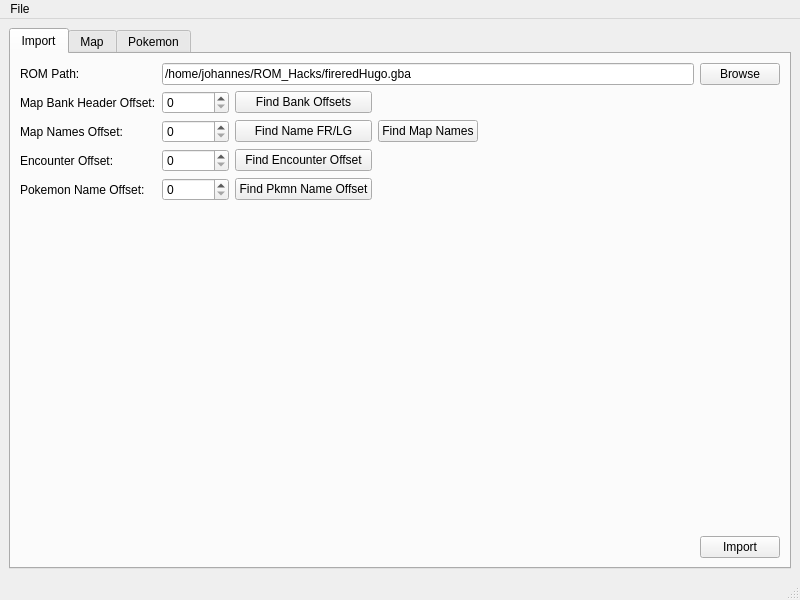
<?xml version="1.0" encoding="UTF-8"?>
<ui version="4.0">
 <class>MainWindow</class>
 <widget class="QMainWindow" name="MainWindow">
  <property name="geometry">
   <rect>
    <x>0</x>
    <y>0</y>
    <width>800</width>
    <height>600</height>
   </rect>
  </property>
  <property name="acceptDrops">
   <bool>true</bool>
  </property>
  <property name="windowTitle">
   <string>YaRHT</string>
  </property>
  <widget class="QWidget" name="centralwidget">
   <layout class="QGridLayout" name="gridLayout">
    <item row="0" column="0">
     <widget class="QTabWidget" name="tabWidget">
      <property name="acceptDrops">
       <bool>true</bool>
      </property>
      <property name="currentIndex">
       <number>0</number>
      </property>
      <widget class="QWidget" name="tab_9">
       <property name="acceptDrops">
        <bool>true</bool>
       </property>
       <attribute name="title">
        <string>Import</string>
       </attribute>
       <layout class="QGridLayout" name="gridLayout_11">
        <item row="0" column="0">
         <layout class="QGridLayout" name="gridLayout_3">
          <item row="3" column="0">
           <widget class="QLabel" name="label_5">
            <property name="text">
             <string>Encounter Offset:</string>
            </property>
           </widget>
          </item>
          <item row="1" column="4">
           <spacer name="horizontalSpacer">
            <property name="orientation">
             <enum>Qt::Horizontal</enum>
            </property>
            <property name="sizeHint" stdset="0">
             <size>
              <width>40</width>
              <height>20</height>
             </size>
            </property>
           </spacer>
          </item>
          <item row="2" column="0">
           <widget class="QLabel" name="label_3">
            <property name="text">
             <string>Map Names Offset:</string>
            </property>
           </widget>
          </item>
          <item row="5" column="0">
           <spacer name="verticalSpacer">
            <property name="orientation">
             <enum>Qt::Vertical</enum>
            </property>
            <property name="sizeHint" stdset="0">
             <size>
              <width>20</width>
              <height>40</height>
             </size>
            </property>
           </spacer>
          </item>
          <item row="6" column="0" colspan="6">
           <layout class="QHBoxLayout" name="horizontalLayout">
            <item>
             <spacer name="horizontalSpacer_2">
              <property name="orientation">
               <enum>Qt::Horizontal</enum>
              </property>
              <property name="sizeHint" stdset="0">
               <size>
                <width>40</width>
                <height>20</height>
               </size>
              </property>
             </spacer>
            </item>
            <item>
             <widget class="QPushButton" name="button_import">
              <property name="text">
               <string>Import</string>
              </property>
             </widget>
            </item>
           </layout>
          </item>
          <item row="1" column="0">
           <widget class="QLabel" name="label">
            <property name="text">
             <string>Map Bank Header Offset:</string>
            </property>
           </widget>
          </item>
          <item row="4" column="2">
           <widget class="QPushButton" name="button_find_pokemon_name_offset">
            <property name="text">
             <string>Find Pkmn Name Offset</string>
            </property>
           </widget>
          </item>
          <item row="2" column="3">
           <widget class="QPushButton" name="button_find_map_names">
            <property name="text">
             <string>Find Map Names</string>
            </property>
           </widget>
          </item>
          <item row="2" column="1">
           <widget class="HexSpin" name="spin_map_names_offset"/>
          </item>
          <item row="2" column="2">
           <widget class="QPushButton" name="button_name_FR_LG">
            <property name="text">
             <string>Find Name FR/LG</string>
            </property>
           </widget>
          </item>
          <item row="4" column="1">
           <widget class="HexSpin" name="spin_pokemon_name_offset"/>
          </item>
          <item row="0" column="1" colspan="4">
           <widget class="QLineEdit" name="line_path">
            <property name="text">
             <string>/home/johannes/ROM_Hacks/fireredHugo.gba</string>
            </property>
           </widget>
          </item>
          <item row="0" column="0">
           <widget class="QLabel" name="label_2">
            <property name="text">
             <string>ROM Path:</string>
            </property>
           </widget>
          </item>
          <item row="4" column="0">
           <widget class="QLabel" name="label_4">
            <property name="text">
             <string>Pokemon Name Offset:</string>
            </property>
           </widget>
          </item>
          <item row="0" column="5">
           <widget class="QPushButton" name="button_browse">
            <property name="text">
             <string>Browse</string>
            </property>
           </widget>
          </item>
          <item row="1" column="2">
           <widget class="QPushButton" name="button_find_bank_offsets">
            <property name="text">
             <string>Find Bank Offsets</string>
            </property>
           </widget>
          </item>
          <item row="1" column="1">
           <widget class="HexSpin" name="spin_map_bank_header_offset">
            <property name="maximum">
             <number>16777216</number>
            </property>
           </widget>
          </item>
          <item row="3" column="1">
           <widget class="HexSpin" name="spin_encounter_offset"/>
          </item>
          <item row="3" column="2">
           <widget class="QPushButton" name="button_find_encounter_offset">
            <property name="text">
             <string>Find Encounter Offset</string>
            </property>
           </widget>
          </item>
         </layout>
        </item>
       </layout>
      </widget>
      <widget class="QWidget" name="tab">
       <attribute name="title">
        <string>Map</string>
       </attribute>
       <layout class="QGridLayout" name="gridLayout_5">
        <item row="0" column="1">
         <widget class="QSplitter" name="splitter_2">
          <property name="orientation">
           <enum>Qt::Horizontal</enum>
          </property>
          <widget class="QSplitter" name="splitter">
           <property name="maximumSize">
            <size>
             <width>200</width>
             <height>16777215</height>
            </size>
           </property>
           <property name="orientation">
            <enum>Qt::Vertical</enum>
           </property>
           <widget class="QScrollArea" name="scrollArea_2">
            <property name="minimumSize">
             <size>
              <width>0</width>
              <height>300</height>
             </size>
            </property>
            <property name="maximumSize">
             <size>
              <width>200</width>
              <height>16777215</height>
             </size>
            </property>
            <property name="widgetResizable">
             <bool>true</bool>
            </property>
            <widget class="QWidget" name="scrollAreaWidgetContents_2">
             <property name="geometry">
              <rect>
               <x>0</x>
               <y>0</y>
               <width>196</width>
               <height>296</height>
              </rect>
             </property>
             <layout class="QGridLayout" name="gridLayout_7">
              <item row="0" column="0">
               <widget class="QLabel" name="tileset_label">
                <property name="text">
                 <string/>
                </property>
               </widget>
              </item>
             </layout>
            </widget>
           </widget>
           <widget class="QTreeWidget" name="map_tree">
            <property name="headerHidden">
             <bool>true</bool>
            </property>
            <column>
             <property name="text">
              <string notr="true">1</string>
             </property>
            </column>
            <column>
             <property name="text">
              <string>bank</string>
             </property>
            </column>
            <column>
             <property name="text">
              <string>map</string>
             </property>
            </column>
           </widget>
          </widget>
          <widget class="QTabWidget" name="tabWidget_2">
           <property name="currentIndex">
            <number>4</number>
           </property>
           <widget class="QWidget" name="tab_3">
            <attribute name="title">
             <string>Map</string>
            </attribute>
            <layout class="QGridLayout" name="gridLayout_8">
             <item row="0" column="0">
              <widget class="QScrollArea" name="scrollArea">
               <property name="widgetResizable">
                <bool>true</bool>
               </property>
               <widget class="QWidget" name="scrollAreaWidgetContents">
                <property name="geometry">
                 <rect>
                  <x>0</x>
                  <y>0</y>
                  <width>63</width>
                  <height>38</height>
                 </rect>
                </property>
                <layout class="QGridLayout" name="gridLayout_6">
                 <item row="0" column="1">
                  <spacer name="horizontalSpacer_3">
                   <property name="orientation">
                    <enum>Qt::Horizontal</enum>
                   </property>
                   <property name="sizeHint" stdset="0">
                    <size>
                     <width>40</width>
                     <height>20</height>
                    </size>
                   </property>
                  </spacer>
                 </item>
                 <item row="0" column="0">
                  <widget class="QLabel" name="map_label">
                   <property name="text">
                    <string/>
                   </property>
                  </widget>
                 </item>
                 <item row="1" column="1">
                  <spacer name="verticalSpacer_2">
                   <property name="orientation">
                    <enum>Qt::Vertical</enum>
                   </property>
                   <property name="sizeHint" stdset="0">
                    <size>
                     <width>20</width>
                     <height>40</height>
                    </size>
                   </property>
                  </spacer>
                 </item>
                </layout>
               </widget>
              </widget>
             </item>
            </layout>
           </widget>
           <widget class="QWidget" name="tab_4">
            <attribute name="title">
             <string>Passages</string>
            </attribute>
            <layout class="QGridLayout" name="gridLayout_10">
             <item row="0" column="0">
              <widget class="QScrollArea" name="scrollArea_3">
               <property name="widgetResizable">
                <bool>true</bool>
               </property>
               <widget class="QWidget" name="scrollAreaWidgetContents_3">
                <property name="geometry">
                 <rect>
                  <x>0</x>
                  <y>0</y>
                  <width>63</width>
                  <height>38</height>
                 </rect>
                </property>
                <layout class="QGridLayout" name="gridLayout_9">
                 <item row="0" column="0">
                  <widget class="QLabel" name="passages_label">
                   <property name="text">
                    <string/>
                   </property>
                  </widget>
                 </item>
                 <item row="0" column="1">
                  <spacer name="horizontalSpacer_4">
                   <property name="orientation">
                    <enum>Qt::Horizontal</enum>
                   </property>
                   <property name="sizeHint" stdset="0">
                    <size>
                     <width>40</width>
                     <height>20</height>
                    </size>
                   </property>
                  </spacer>
                 </item>
                 <item row="1" column="1">
                  <spacer name="verticalSpacer_3">
                   <property name="orientation">
                    <enum>Qt::Vertical</enum>
                   </property>
                   <property name="sizeHint" stdset="0">
                    <size>
                     <width>20</width>
                     <height>40</height>
                    </size>
                   </property>
                  </spacer>
                 </item>
                </layout>
               </widget>
              </widget>
             </item>
            </layout>
           </widget>
           <widget class="QWidget" name="tab_8">
            <attribute name="title">
             <string>Connections</string>
            </attribute>
            <layout class="QGridLayout" name="gridLayout_2">
             <item row="1" column="1">
              <widget class="QScrollArea" name="scrollArea_4">
               <property name="widgetResizable">
                <bool>true</bool>
               </property>
               <widget class="QWidget" name="scrollAreaWidgetContents_4">
                <property name="geometry">
                 <rect>
                  <x>0</x>
                  <y>0</y>
                  <width>63</width>
                  <height>38</height>
                 </rect>
                </property>
                <layout class="QGridLayout" name="gridLayout_4">
                 <item row="2" column="0">
                  <spacer name="verticalSpacer_4">
                   <property name="orientation">
                    <enum>Qt::Vertical</enum>
                   </property>
                   <property name="sizeHint" stdset="0">
                    <size>
                     <width>20</width>
                     <height>40</height>
                    </size>
                   </property>
                  </spacer>
                 </item>
                 <item row="0" column="0">
                  <widget class="ConnectionLabel" name="connections_label">
                   <property name="text">
                    <string/>
                   </property>
                  </widget>
                 </item>
                 <item row="0" column="1">
                  <spacer name="horizontalSpacer_5">
                   <property name="orientation">
                    <enum>Qt::Horizontal</enum>
                   </property>
                   <property name="sizeHint" stdset="0">
                    <size>
                     <width>40</width>
                     <height>20</height>
                    </size>
                   </property>
                  </spacer>
                 </item>
                </layout>
               </widget>
              </widget>
             </item>
            </layout>
           </widget>
           <widget class="QWidget" name="tab_5">
            <attribute name="title">
             <string>Events</string>
            </attribute>
           </widget>
           <widget class="QWidget" name="tab_6">
            <attribute name="title">
             <string>Encounters</string>
            </attribute>
            <layout class="QGridLayout" name="gridLayout_14">
             <item row="0" column="0">
              <widget class="EncounterWidget" name="encounter_widget" native="true"/>
             </item>
            </layout>
           </widget>
           <widget class="QWidget" name="tab_7">
            <attribute name="title">
             <string>Header</string>
            </attribute>
           </widget>
          </widget>
         </widget>
        </item>
       </layout>
      </widget>
      <widget class="QWidget" name="tab_2">
       <attribute name="title">
        <string>Pokemon</string>
       </attribute>
       <layout class="QGridLayout" name="gridLayout_13">
        <item row="0" column="0">
         <widget class="QListWidget" name="pokemon_list"/>
        </item>
        <item row="0" column="1">
         <layout class="QGridLayout" name="gridLayout_12">
          <item row="0" column="0">
           <widget class="QLineEdit" name="lineEdit"/>
          </item>
         </layout>
        </item>
       </layout>
      </widget>
     </widget>
    </item>
   </layout>
  </widget>
  <widget class="QMenuBar" name="menubar">
   <property name="geometry">
    <rect>
     <x>0</x>
     <y>0</y>
     <width>800</width>
     <height>30</height>
    </rect>
   </property>
   <widget class="QMenu" name="menuFile">
    <property name="title">
     <string>File</string>
    </property>
    <addaction name="actionImport"/>
   </widget>
   <addaction name="menuFile"/>
  </widget>
  <widget class="QStatusBar" name="statusbar"/>
  <action name="actionImport">
   <property name="text">
    <string>Import</string>
   </property>
  </action>
 </widget>
 <customwidgets>
  <customwidget>
   <class>HexSpin</class>
   <extends>QSpinBox</extends>
   <header>GUI/hexspin.h</header>
  </customwidget>
  <customwidget>
   <class>ConnectionLabel</class>
   <extends>QLabel</extends>
   <header>GUI/connectionlabel.h</header>
  </customwidget>
  <customwidget>
   <class>EncounterWidget</class>
   <extends>QWidget</extends>
   <header>GUI/encounterwidget.h</header>
   <container>1</container>
  </customwidget>
 </customwidgets>
 <resources/>
 <connections/>
</ui>
